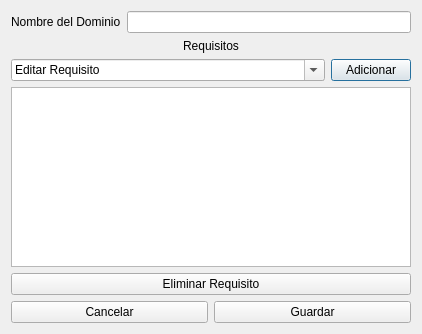
<?xml version="1.0" encoding="UTF-8"?>
<ui version="4.0">
 <class>NewDomain</class>
 <widget class="QDialog" name="NewDomain">
  <property name="geometry">
   <rect>
    <x>0</x>
    <y>0</y>
    <width>422</width>
    <height>334</height>
   </rect>
  </property>
  <property name="windowTitle">
   <string>Dialog</string>
  </property>
  <layout class="QVBoxLayout" name="verticalLayout">
   <item>
    <layout class="QFormLayout" name="formLayout">
     <item row="0" column="0">
      <widget class="QLabel" name="lb_nuevoDominio">
       <property name="text">
        <string>Nombre del Dominio</string>
       </property>
      </widget>
     </item>
     <item row="0" column="1">
      <widget class="QLineEdit" name="le_nameDomain"/>
     </item>
    </layout>
   </item>
   <item>
    <widget class="QLabel" name="lb_requisitos">
     <property name="text">
      <string>Requisitos</string>
     </property>
     <property name="alignment">
      <set>Qt::AlignCenter</set>
     </property>
    </widget>
   </item>
   <item>
    <layout class="QHBoxLayout" name="horizontalLayout">
     <item>
      <widget class="QComboBox" name="cb_requirements">
       <property name="sizePolicy">
        <sizepolicy hsizetype="Minimum" vsizetype="Fixed">
         <horstretch>0</horstretch>
         <verstretch>0</verstretch>
        </sizepolicy>
       </property>
       <property name="editable">
        <bool>true</bool>
       </property>
       <property name="currentText">
        <string>Editar Requisito</string>
       </property>
       <property name="placeholderText">
        <string>Nuevo requisito</string>
       </property>
       <property name="duplicatesEnabled">
        <bool>false</bool>
       </property>
       <property name="frame">
        <bool>true</bool>
       </property>
      </widget>
     </item>
     <item>
      <widget class="QPushButton" name="pb_add">
       <property name="sizePolicy">
        <sizepolicy hsizetype="Fixed" vsizetype="Fixed">
         <horstretch>0</horstretch>
         <verstretch>0</verstretch>
        </sizepolicy>
       </property>
       <property name="text">
        <string>Adicionar</string>
       </property>
       <property name="icon">
        <iconset theme="list-add">
         <normaloff>.</normaloff>.</iconset>
       </property>
      </widget>
     </item>
    </layout>
   </item>
   <item>
    <widget class="QListWidget" name="lw_requirements"/>
   </item>
   <item>
    <widget class="QPushButton" name="pb_deleteRequirements">
     <property name="text">
      <string>Eliminar Requisito</string>
     </property>
     <property name="icon">
      <iconset theme="list-remove">
       <normaloff>.</normaloff>.</iconset>
     </property>
    </widget>
   </item>
   <item>
    <layout class="QHBoxLayout" name="horizontalLayout_2">
     <item>
      <widget class="QPushButton" name="pb_cancel">
       <property name="text">
        <string>Cancelar</string>
       </property>
       <property name="icon">
        <iconset theme="window-close">
         <normaloff>.</normaloff>.</iconset>
       </property>
      </widget>
     </item>
     <item>
      <widget class="QPushButton" name="pb_save">
       <property name="text">
        <string>Guardar</string>
       </property>
       <property name="icon">
        <iconset theme="document-save">
         <normaloff>.</normaloff>.</iconset>
       </property>
      </widget>
     </item>
    </layout>
   </item>
  </layout>
 </widget>
 <resources/>
 <connections/>
</ui>
